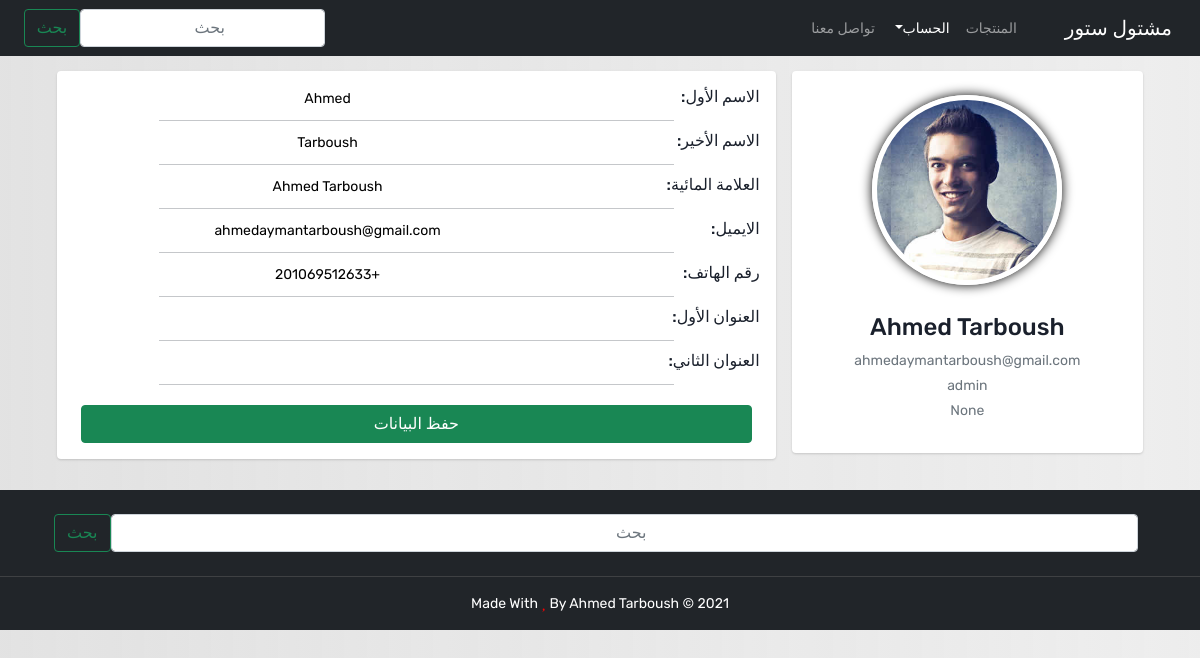
Page /accounts/editProfile (signed in) on the earlier database version.
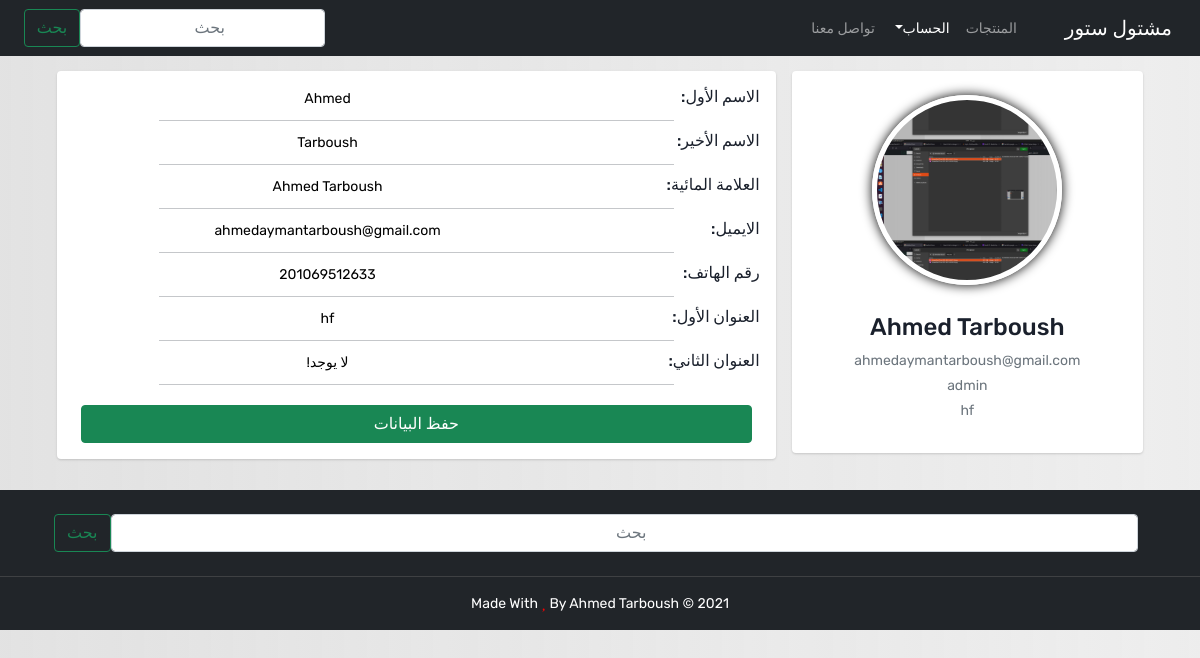
Same page on the later database version.
### userProfile/models.py (models this page shows, shortened)
class Profile(models.Model):
    user = models.OneToOneField(User,on_delete=models.CASCADE, related_name='profile')
    image = models.ImageField(upload_to=uploadTo, max_length=1000, default="/Users/default.jpg",blank=True,null=True)
    address1 = models.CharField(max_length=50, null=True, blank=True)
    address2 =  models.CharField(max_length=50, null=True, blank=True)
    phoneNumber =  models.CharField(max_length=50, null=True, blank=True)
    createdAt = models.DateTimeField(default=timezone.now ,auto_now=False, auto_now_add=False)
    lastLoging = models.DateTimeField(default=timezone.now ,auto_now=False, auto_now_add=False)
    products = models.ManyToManyField("products.Product", related_name='products', blank=True)
    wishes = models.ManyToManyField("products.Product", related_name='wishes', blank=True)
    cart = models.ManyToManyField("products.Product", related_name='cart', blank=True)
    watermark = models.CharField(max_length=50)
    class Meta:
        verbose_name = ("Profile")
        verbose_name_plural = ("Profiles")

### userProfile/views.py (the view)
# urls.py: path("editProfile" , editProfile ,name="editProfile" ),
def editProfile(request):
    if request.user.is_authenticated:
        user = User.objects.get(username=request.user)
        currentUser = Profile.objects.get(user=user)
        userForm = UpdateUserForm(instance=request.user)
        profile = Profile.objects.get(user=user)
        profileForm = UpdateProfileForm(instance=profile)
        context = {
            "currentUser": currentUser,
            "profileForm": profileForm,
            "userForm": userForm,
        }
        return render(request, "editProfile.html", context)
    else:
        return redirect("UserProfile:signin")

### userProfile/forms.py
class UpdateProfileForm(forms.ModelForm):
    class Meta:
        model = Profile
        fields = ['watermark','phoneNumber','address1','address2','image']

class UpdateUserForm(forms.ModelForm):
    class Meta:
        model = User
        fields = ['first_name','last_name','email']

### userProfile/templates/editProfile.html (shortened to what the changed rows need)
{% extends "base.html" %} {% load static %} {% block content %}
<div class="container">
    <div class="main-body">
        <div class="row gutters-sm">
            <div class="col-md-4 mb-3">
                <div class="card">
                    <div class="card-body">
                        <div class="d-flex flex-column align-items-center text-center">
                            <div class="userProfileImage" id="userProfileImage" onclick="$('#id_image').click()" style="background-image:url({{currentUser.image.url}}); width:190px; height:190px;"></div>
                            <div class="mt-3">
                                <h4 class="text-center">
                                    {{currentUser.user.first_name}} {{currentUser.user.last_name}}
                                </h4>
                                <p class="text-secondary mb-1 text-center">
                                    {{currentUser.user.email}}
                                </p>
                                <p class="text-secondary mb-1 text-center">
                                    {{currentUser.user.username}}
                                </p>
                                <p class="text-muted font-size-sm text-center">
                                    {{currentUser.address1}}
                                </p>
                            </div>
                        </div>
                    </div>
                </div>
            </div>
            <div class="col-md-8">
                <div class="card mb-3">
                    <div class="card-body">
                        <form id='editProfile' action="{% url 'UserProfile:editValue' %}" method="post" enctype="multipart/form-data">
                            <div id ='watermark' class="row">
                                <div class="col-sm-9 text-secondary">
                                    {{profileForm.watermark}}
                                </div>
                            </div>
                            <div id ='phoneNumber' class="row">
                                <div class="col-sm-9 text-secondary">
                                    {{profileForm.phoneNumber}}
                                </div>
                            </div>
                            <div id ='address1' class="row">
                                <div class="col-sm-9 text-secondary">
                                    {{profileForm.address1}}
                                </div>
                            </div>
                            <div id ='address2' class="row">
                                <div class="col-sm-9 text-secondary">
                                    {{profileForm.address2}}
                                </div>
                            </div>
                        </form>
                    </div>
                </div>
            </div>
        </div>
    </div>
</div>
{% endblock content %}

Differences in the rows shown:
changed Profile "Ahmed Tarboush": image: a different picture; address1 "None" → "hf"; phoneNumber "+201069512633" → "201069512633"; address1 (not shown) → "hf"; address2 (not shown) → "لا يوجد!"
